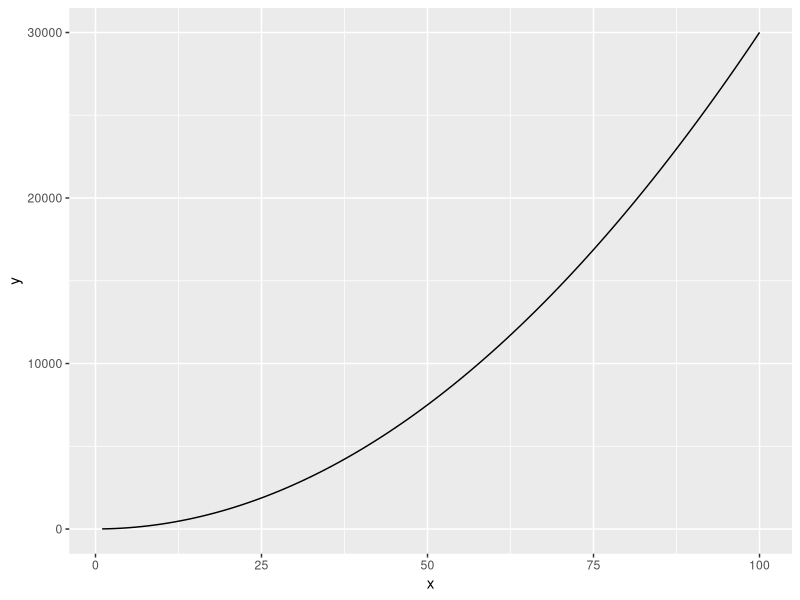
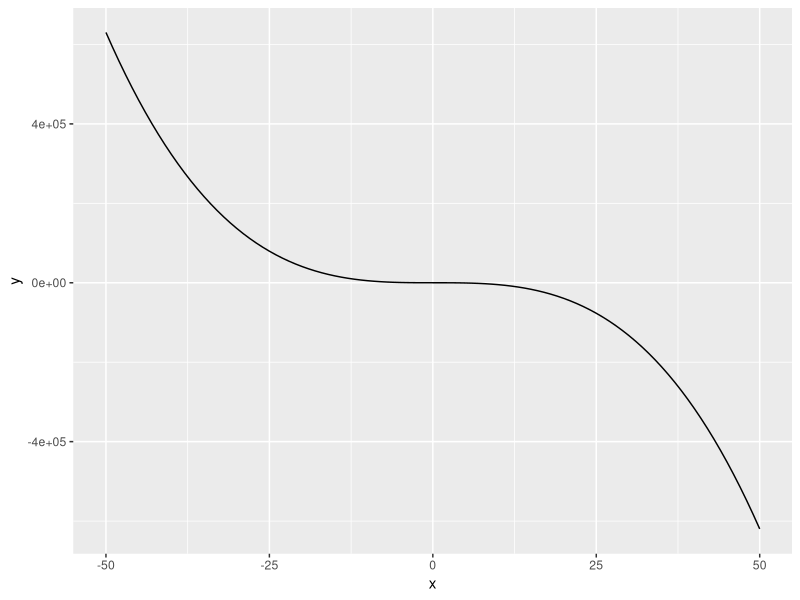
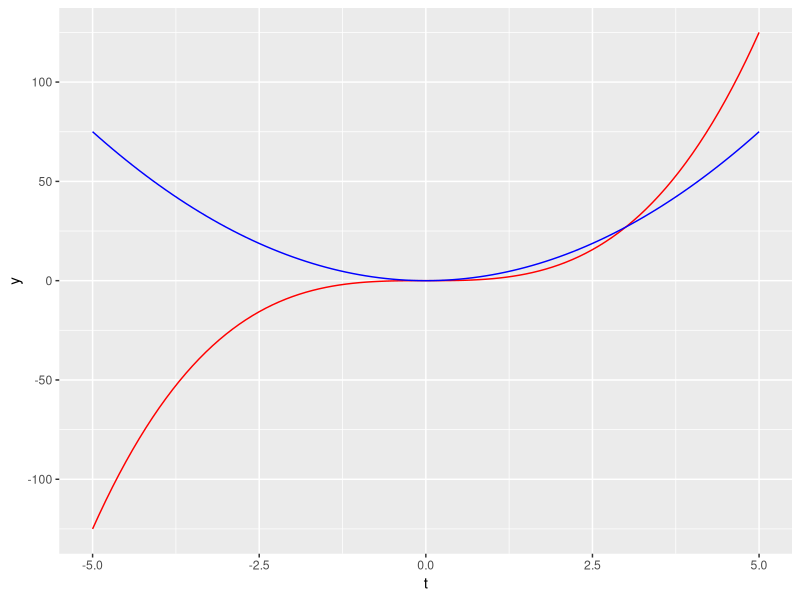

Generate these figures, in order, with R:
## ---- chunk 1
# load packages ----
library(tidyverse)

# define function ----
eq1 <- function(x) {
  3 * x^2 + 4 
}

# create a data fram with range of values to evaluate our fxn across ---- 
my_data_range <- data.frame(x = c(1, 100))


# plot our function as continuous curve over our specified range of values in our df ----
ggplot(data = my_data_range, aes(x = x)) + 
  geom_function(fun = eq1)
## ---- chunk 2
# define function ----
eq2 <- function(x) {
  24 - 5 * x^3 + 2.1 *x^2 
}

my_data_range_2 <- data.frame(x = c(-50,50))

#plot our function as continuous curve over our specified range
ggplot(my_data_range_2, aes(x =x)) + 
  geom_function(fun = eq2)

# can also create a data.frame within ggplot ----

## ggplot(data = data.frame(x = c(-50,50)), aes(x=x)) + 
# geom_function(fun = eq2 )

## ---- chunk 3
# create a new function c(t) ----
ct <- function(t) {
  t^3
}

# dervative of c(t) ----
dc_dt <- D(expr = expression(t^3), name = "t")
dc_dt

# store derivative as a function ----
dc_dt_fun <- function(t) {
  3 * t^2
}

#df of values ----
my_data_range_3 <- data.frame(t = c(-5, 5 ))

# plot function ---- 
ggplot(data = my_data_range_3, aes(x = t)) + 
  geom_function(fun = ct, color = "red") + 
  geom_function(fun = dc_dt_fun, colour = "blue")

## ---- chunk 4
# create the expression ----
f_xyz <- expression(2 * x * y - 3 * x^2 * z^3)

# partial with respect to x ----
df_dx <- D(expr = f_xyz, name = "x")
df_dx
